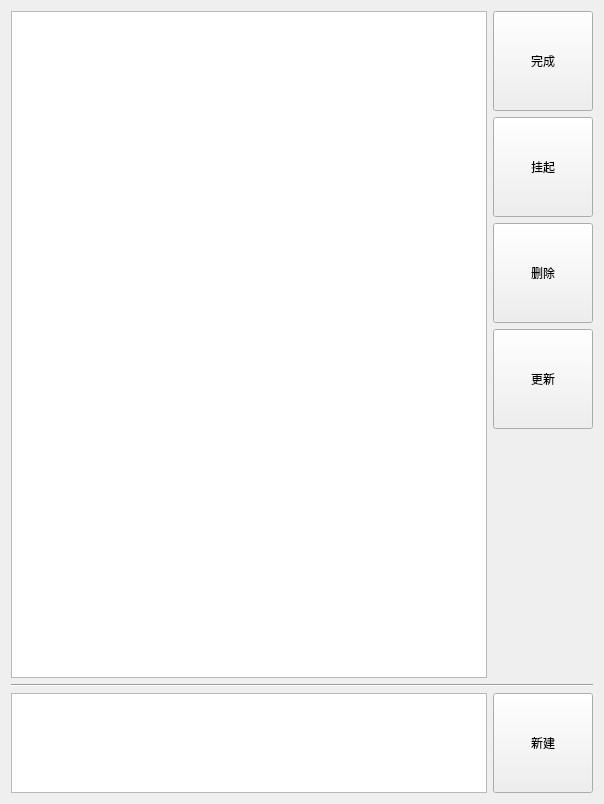
<?xml version="1.0" encoding="UTF-8"?>
<ui version="4.0">
 <class>Form</class>
 <widget class="QWidget" name="Form">
  <property name="geometry">
   <rect>
    <x>0</x>
    <y>0</y>
    <width>604</width>
    <height>804</height>
   </rect>
  </property>
  <property name="windowTitle">
   <string>Form</string>
  </property>
  <layout class="QVBoxLayout" name="verticalLayout">
   <item>
    <layout class="QGridLayout" name="gridLayout">
     <item row="0" column="1">
      <widget class="QPushButton" name="btn_done">
       <property name="minimumSize">
        <size>
         <width>100</width>
         <height>100</height>
        </size>
       </property>
       <property name="maximumSize">
        <size>
         <width>16777215</width>
         <height>16777215</height>
        </size>
       </property>
       <property name="text">
        <string>完成</string>
       </property>
      </widget>
     </item>
     <item row="1" column="1">
      <widget class="QPushButton" name="btn_block">
       <property name="minimumSize">
        <size>
         <width>100</width>
         <height>100</height>
        </size>
       </property>
       <property name="text">
        <string>挂起</string>
       </property>
      </widget>
     </item>
     <item row="2" column="1">
      <widget class="QPushButton" name="btn_del">
       <property name="minimumSize">
        <size>
         <width>100</width>
         <height>100</height>
        </size>
       </property>
       <property name="text">
        <string>删除</string>
       </property>
      </widget>
     </item>
     <item row="4" column="1">
      <spacer name="verticalSpacer">
       <property name="orientation">
        <enum>Qt::Vertical</enum>
       </property>
       <property name="sizeHint" stdset="0">
        <size>
         <width>20</width>
         <height>40</height>
        </size>
       </property>
      </spacer>
     </item>
     <item row="0" column="0" rowspan="5">
      <widget class="QListWidget" name="listWidget">
       <property name="sizeAdjustPolicy">
        <enum>QAbstractScrollArea::AdjustToContentsOnFirstShow</enum>
       </property>
      </widget>
     </item>
     <item row="3" column="1">
      <widget class="QPushButton" name="btn_update">
       <property name="minimumSize">
        <size>
         <width>100</width>
         <height>100</height>
        </size>
       </property>
       <property name="text">
        <string>更新</string>
       </property>
      </widget>
     </item>
    </layout>
   </item>
   <item>
    <widget class="Line" name="line">
     <property name="orientation">
      <enum>Qt::Horizontal</enum>
     </property>
    </widget>
   </item>
   <item>
    <layout class="QHBoxLayout" name="horizontalLayout">
     <item>
      <widget class="QTextEdit" name="textedit">
       <property name="minimumSize">
        <size>
         <width>0</width>
         <height>100</height>
        </size>
       </property>
       <property name="maximumSize">
        <size>
         <width>16777215</width>
         <height>100</height>
        </size>
       </property>
      </widget>
     </item>
     <item>
      <widget class="QPushButton" name="btn_new">
       <property name="minimumSize">
        <size>
         <width>100</width>
         <height>100</height>
        </size>
       </property>
       <property name="maximumSize">
        <size>
         <width>16777215</width>
         <height>16777215</height>
        </size>
       </property>
       <property name="text">
        <string>新建</string>
       </property>
      </widget>
     </item>
    </layout>
   </item>
  </layout>
 </widget>
 <resources/>
 <connections/>
</ui>
